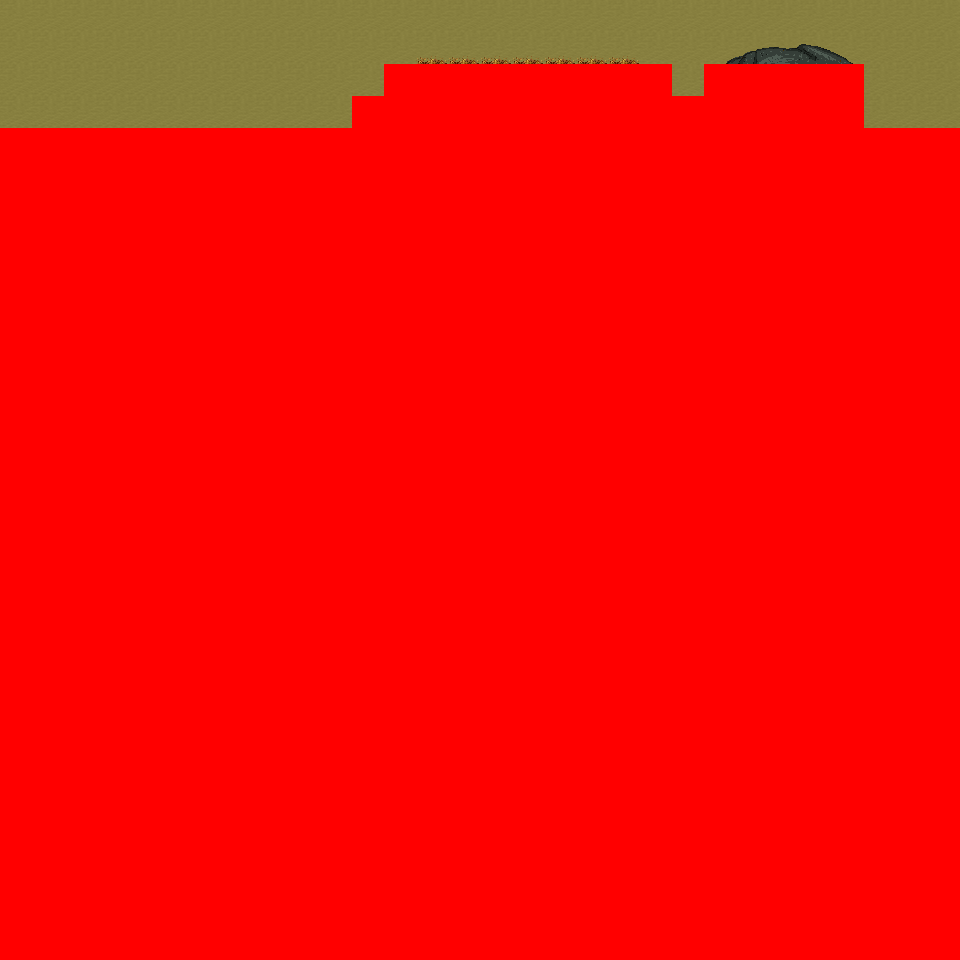

The image is a tile-based game level rendered from a .tmx file. Its description and source (layers, tilesets, objects; grid data summarised) follow:
An orthogonal 30x30 tile map with 32x32 px tiles, 6 tile layers (Ground, Object, Object2, Above, ...), 7 tilesets and 3 objects (3x mapchange).

<map version="1.0" orientation="orthogonal" renderorder="right-down" width="30" height="30" tilewidth="32" tileheight="32" nextobjectid="4">
  <tileset firstgid="1" name="tileset_logic_collision" tilewidth="32" tileheight="32" tilecount="1" columns="1">
    <image source="../drawable/tileset_logic_collision.png" width="32" height="32" />
  </tileset>
  <tileset firstgid="2" name="tileset_ground_ground" tilewidth="32" tileheight="32" tilecount="33" columns="3">
    <image source="../drawable/tileset_ground_ground.png" width="96" height="352" />
  </tileset>
  <tileset firstgid="35" name="tileset_ground_ridge_earth_dark" tilewidth="32" tileheight="32" tilecount="96" columns="12">
    <image source="../drawable/tileset_ground_ridge_earth_dark.png" width="384" height="256" />
  </tileset>
  <tileset firstgid="131" name="tileset_ground_rock_huge_boulder" tilewidth="32" tileheight="32" tilecount="20" columns="5">
    <image source="../drawable/tileset_ground_rock_huge_boulder.png" width="160" height="128" />
  </tileset>
  <tileset firstgid="151" name="tileset_ground_ladder_vertical_pale" tilewidth="32" tileheight="32" tilecount="5" columns="5">
    <image source="../drawable/tileset_ground_ladder_vertical_pale.png" width="160" height="32" />
  </tileset>
  <tileset firstgid="156" name="tileset_building_fence_wooden_brown_fence" tilewidth="32" tileheight="32" tilecount="42" columns="7">
    <image source="../drawable/tileset_building_fence_wooden_brown_fence.png" width="224" height="192" />
  </tileset>
  <tileset firstgid="198" name="tileset_furniture_table_wooden_rectangular" tilewidth="32" tileheight="32" tilecount="9" columns="3">
    <image source="../drawable/tileset_furniture_table_wooden_rectangular.png" width="96" height="96" />
  </tileset>
  <layer name="Ground" width="30" height="30">
    <data>[900 cells, 120 non-empty, 7 distinct tile ids]</data>
  </layer>
  <layer name="Object" width="30" height="30">
    <data>[900 cells, 31 non-empty, 11 distinct tile ids]</data>
  </layer>
  <layer name="Object2" width="30" height="30">
    <data>[900 cells, 0 non-empty, 0 distinct tile ids]</data>
  </layer>
  <layer name="Above" width="30" height="30">
    <data>[900 cells, 5 non-empty, 5 distinct tile ids]</data>
  </layer>
  <layer name="Above2" width="30" height="30">
    <data>[900 cells, 0 non-empty, 0 distinct tile ids]</data>
  </layer>
  <layer name="Walkable" width="30" height="30">
    <data>[900 cells, 810 non-empty, 1 distinct tile ids]</data>
  </layer>
  <objectgroup name="MapEvents">
    <object id="1" name="north" type="mapchange" x="0" y="0" width="960" height="32">
      <properties>
        <property name="map" value="0_ados_mountain_n2_w2_x0_y1" />
        <property name="place" value="south" />
      </properties>
    </object>
    <object id="2" name="west" type="mapchange" x="0" y="0" width="32" height="128">
      <properties>
        <property name="map" value="0_deniran_forest_n2_w_x0_y2" />
        <property name="place" value="east" />
      </properties>
    </object>
    <object id="3" name="east" type="mapchange" x="928" y="0" width="32" height="128">
      <properties>
        <property name="map" value="0_ados_mountain_n2_w2_x1_y2" />
        <property name="place" value="west" />
      </properties>
    </object>
  </objectgroup>
</map>
